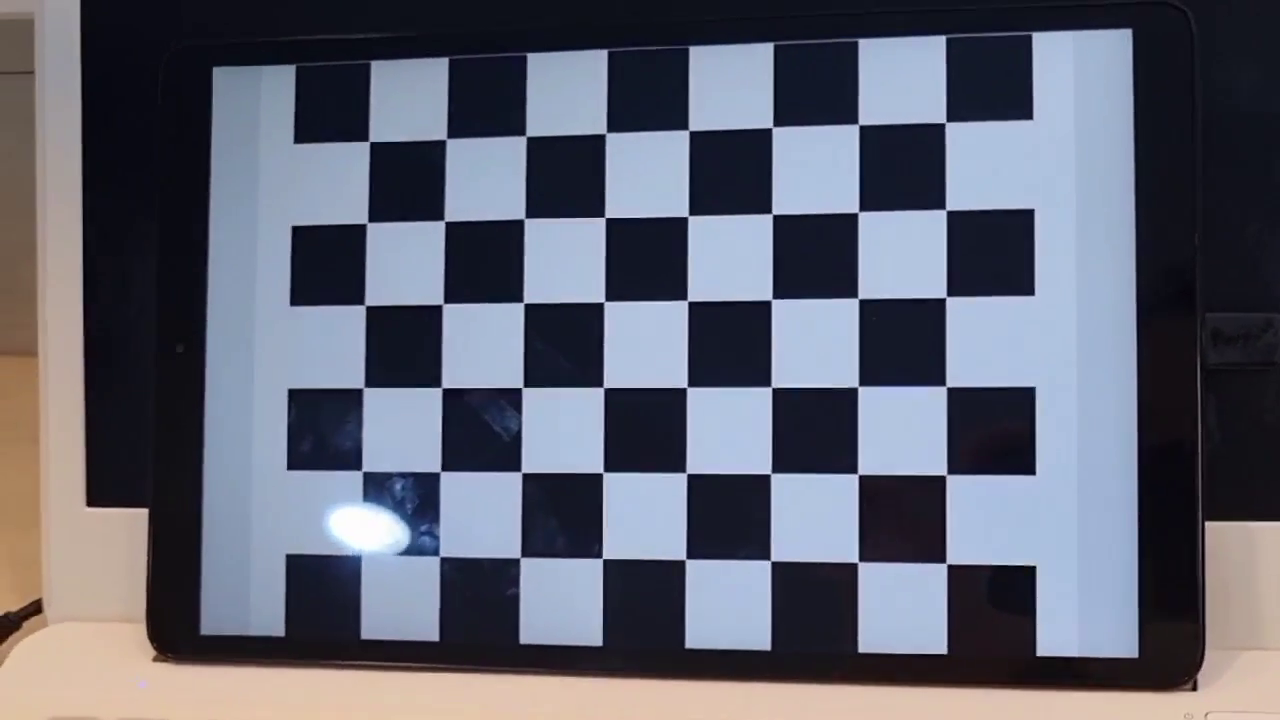
#> input picture frame 22 of chessboard_video.mp4, 1280 x 720 px, given in place of chess.mp4, which was not available
$ python chess_board.py
#> lines starting #> are read from the running program, lines starting #| are printed output that depends on the picture; pictures that were not available may be replaced by others from this repository, and a replacement may not be noted
import cv2 as cv
import numpy as np

# 비디오 입력 받기
cap = cv.VideoCapture('chess.mp4')

# 체스보드 이미지 크기
board_pattern = (9, 6)
board_cellsize = 2.5  # cm

# 선택된 이미지를 저장할 리스트
img_select = []

# 카메라 보정 함수
def calib_camera_from_chessboard(images, board_pattern, board_cellsize, K=None, dist_coeff=None, calib_flags=None):
    # 체스보드 코너점 3D 좌표 생성
    objp = np.zeros((board_pattern[0] * board_pattern[1], 3), np.float32)
    objp[:, :2] = np.mgrid[0:board_pattern[0], 0:board_pattern[1]].T.reshape(-1, 2) * board_cellsize

    # 2D 코너점 검출
    obj_points = []
    img_points = []
    for img in images:
        gray = cv.cvtColor(img, cv.COLOR_BGR2GRAY)
        complete, corners = cv.findChessboardCorners(gray, board_pattern)
        if complete:
            obj_points.append(objp)
            img_points.append(corners)

    # 카메라 보정
    rms, K, dist_coeff, rvecs, tvecs = cv.calibrateCamera(obj_points, img_points, gray.shape[::-1], K, dist_coeff, flags=calib_flags)

    return rms, K, dist_coeff, rvecs, tvecs


while True:
    # 비디오 프레임 읽기
    ret, frame = cap.read()
#> frame is the input picture: shape (720, 1280, 3); mean B, G, R 113.4, 100.1, 97.5

    # 체스보드 코너 검출
    gray = cv.cvtColor(frame, cv.COLOR_BGR2GRAY)
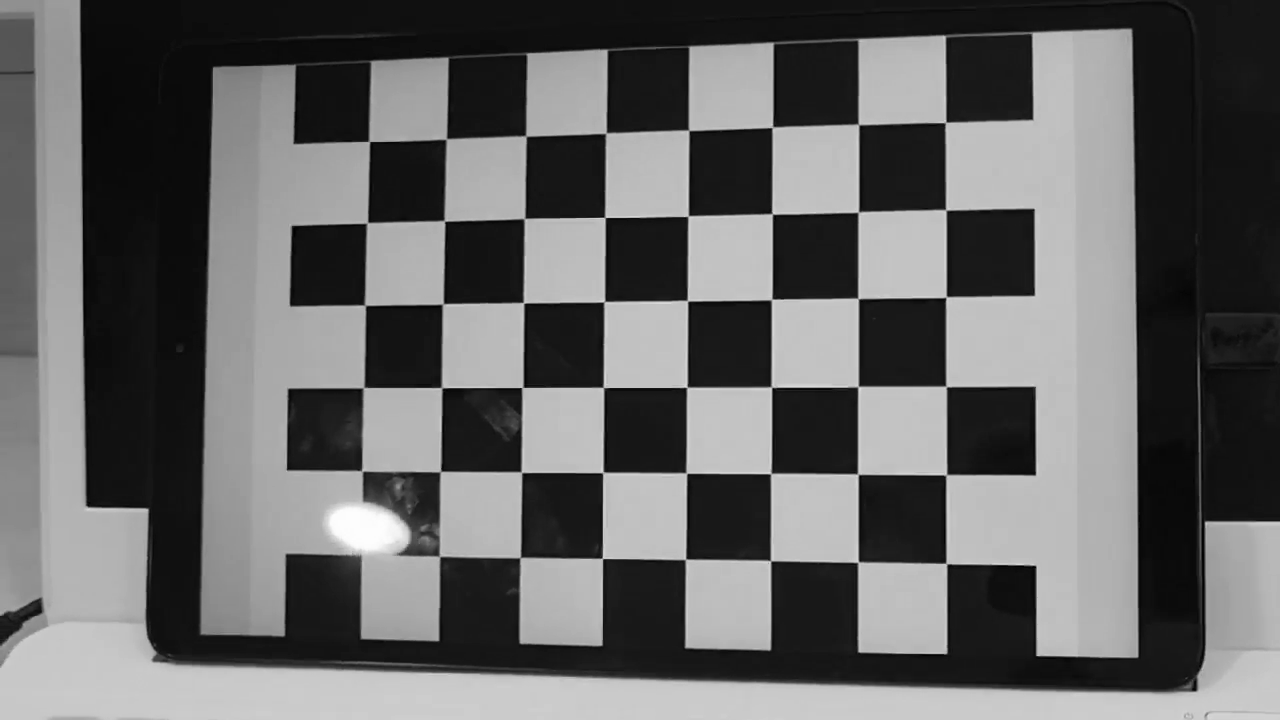
#> gray: shape (720, 1280); min 0, max 254, mean 100.8
    complete, corners = cv.findChessboardCorners(gray, board_pattern)
#> complete = False; corners = None

    if complete:
        # 체스보드 코너점 그리기
        cv.drawChessboardCorners(frame, board_pattern, corners, complete)

        # 이미지 선택하기
        if len(img_select) < 10:
            img_select.append(frame.copy())
            cv.putText(frame, f'Select: {len(img_select)}', (10, 25), cv.FONT_HERSHEY_DUPLEX, 0.6, (0, 255, 0))
        else:
            # 카메라 보정
            rms, K, dist_coeff, rvecs, tvecs = calib_camera_from_chessboard(img_select, board_pattern, board_cellsize)

            # 오차 출력
            print(f'RMS: {rms}')
            print(f'K:\n{K}')
            print(f'Distortion coefficients: {dist_coeff.ravel()}')

            # PnP 풀기
            objp = np.random.randint(0, 10, (board_pattern[0] * board_pattern[1], 3)).astype(np.float32)
            _, rvecs, tvecs = cv.solvePnP(objp, corners, K, dist_coeff)

            # 결과 출력
            print(f'Rotation Vector:\n{rvecs}')
            print(f'Translation Vector:\n{tvecs}')

            # 이미지 선택 초기화
            img_select = []

    # 화면 출력
    cv.imshow('frame', frame)

    # 종료
    if cv.waitKey(1) == ord('q'):
#> (key q is pressed here)
        break

cap.release()
cv.destroyAllWindows()

$ run again, starting later in the video
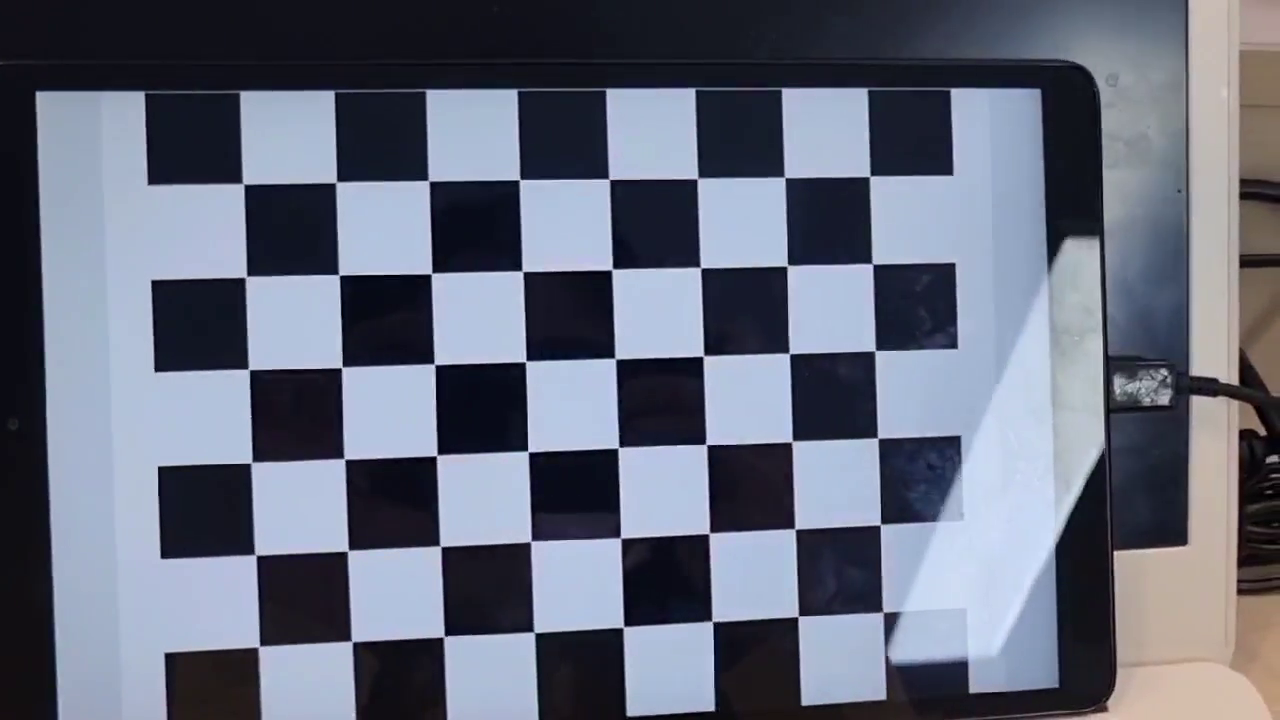
#> input picture frame 99 of chessboard_video.mp4, 1280 x 720 px, given in place of chess.mp4, which was not available
#> frame is the input picture: shape (720, 1280, 3); mean B, G, R 123.6, 107.6, 102.3
#> `gray = cv.cvtColor(frame, cv.COLOR_BGR2GRAY)`:
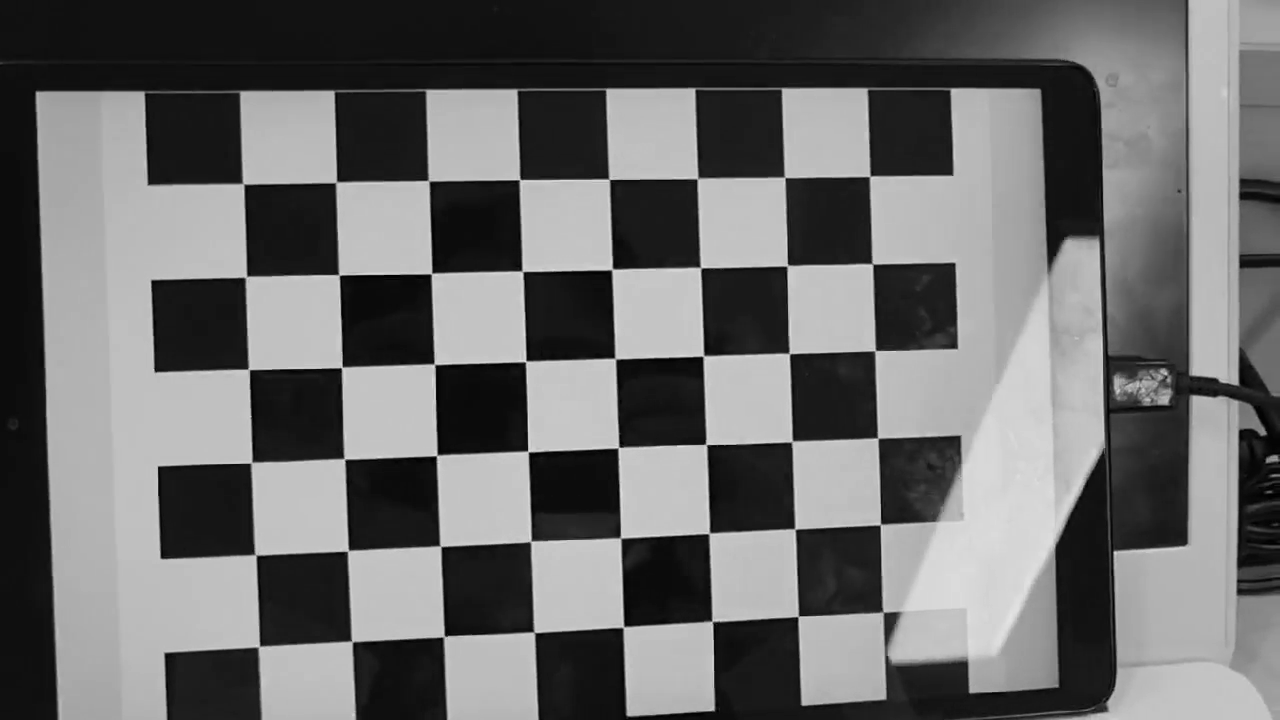
#> gray: shape (720, 1280); min 0, max 228, mean 107.8
#> complete = False; corners = None

$ run again, starting later in the video
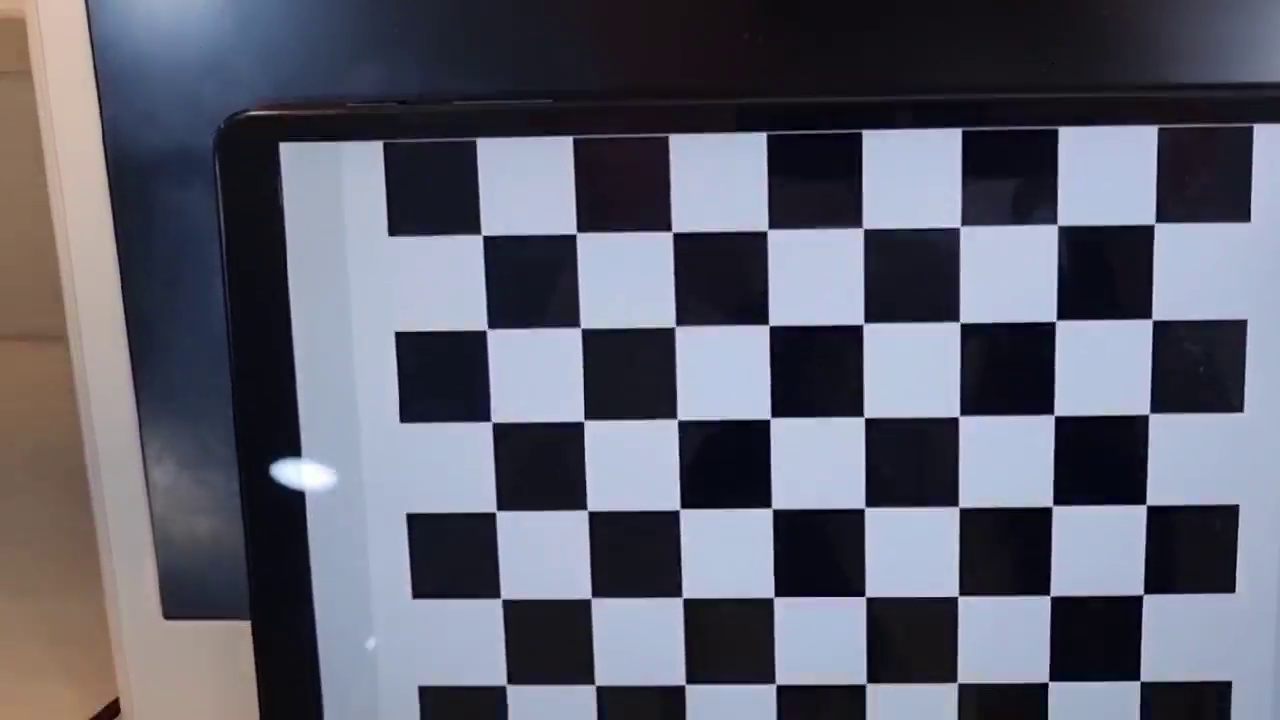
#> input picture frame 176 of chessboard_video.mp4, 1280 x 720 px, given in place of chess.mp4, which was not available
#> frame is the input picture: shape (720, 1280, 3); mean B, G, R 110.5, 96.8, 95.3
#> `gray = cv.cvtColor(frame, cv.COLOR_BGR2GRAY)`:
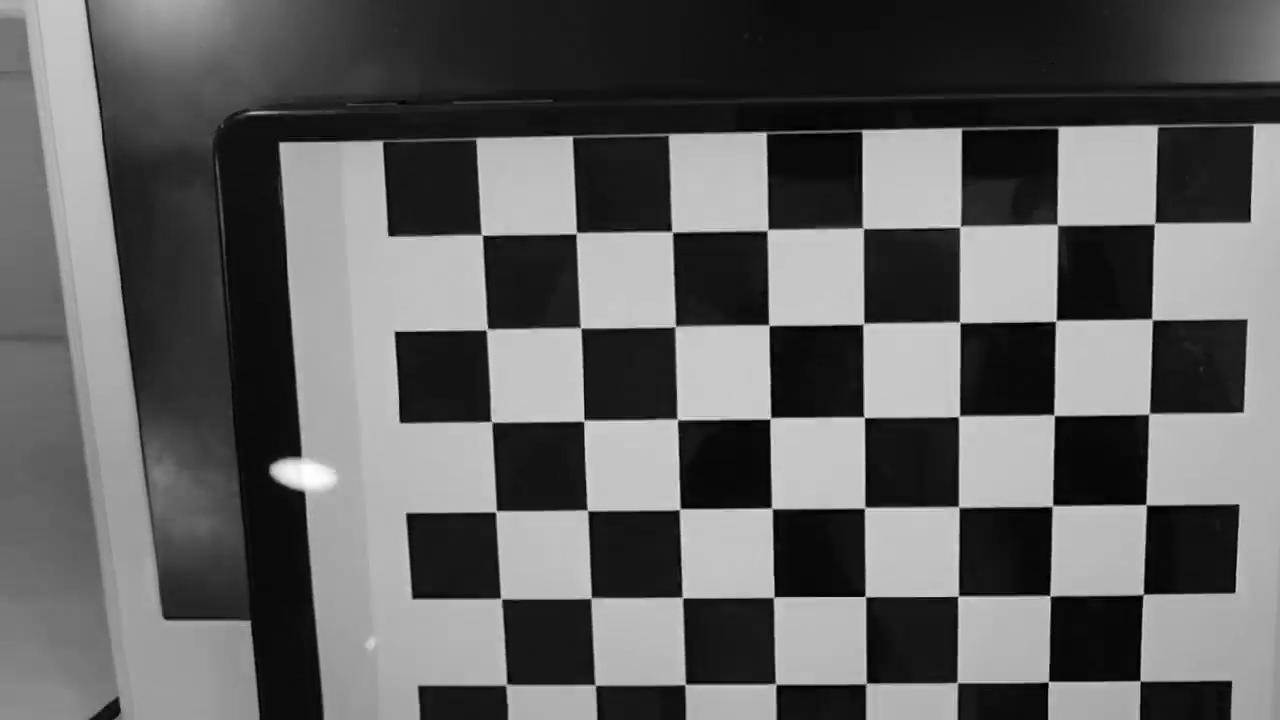
#> gray: shape (720, 1280); min 0, max 254, mean 97.8
#> complete = False; corners = None
